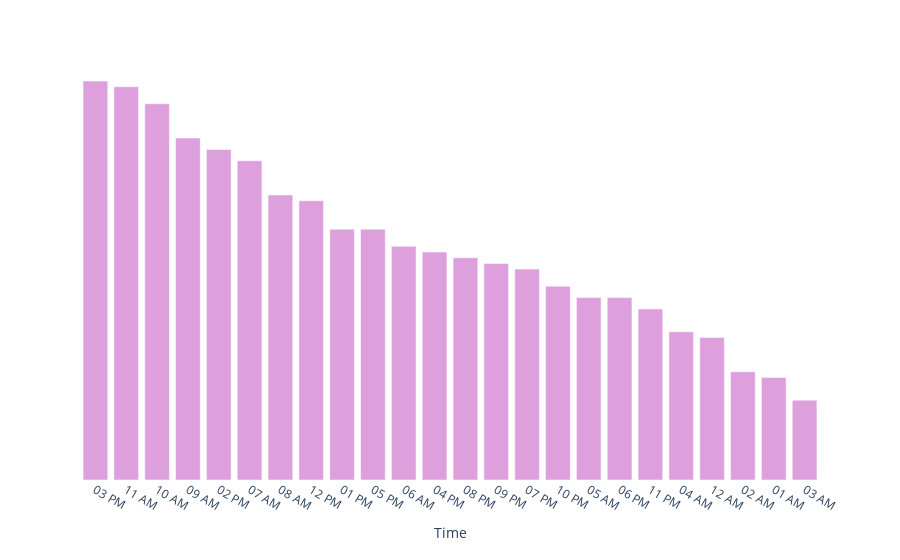

Write notebook code for a chart like this one.
### Code cell
fig2 = pd.DataFrame(rleaves['hour'].value_counts()).reset_index().rename(columns={'index': 'time', 'hour': 'count'})
fig = px.bar(fig2, x='time', y='count', template='plotly_white')
fig.update_yaxes(visible=False)
fig.update_xaxes(title_text='Time')
fig.update_traces(marker_color='plum')
fig.show()

### Figure 1 — Plotly figure (JSON) as saved in the notebook; plotly's stock layout.template omitted (floating-point values rounded to 4 significant figures)
{"data": [{"alignmentgroup": "True", "hovertemplate": "time=%{x}<br>count=%{y}<extra></extra>", "legendgroup": "", "marker": {"color": "plum"}, "name": "", "offsetgroup": "", "orientation": "v", "showlegend": false, "textposition": "auto", "type": "bar", "x": ["03 PM", "11 AM", "10 AM", "09 AM", "02 PM", "07 AM", "08 AM", "12 PM", "01 PM", "05 PM", "06 AM", "04 PM", "08 PM", "09 PM", "07 PM", "10 PM", "05 AM", "06 PM", "11 PM", "04 AM", "12 AM", "02 AM", "01 AM", "03 AM"], "xaxis": "x", "y": [70, 69, 66, 60, 58, 56, 50, 49, 44, 44, 41, 40, 39, 38, 37, 34, 32, 32, 30, 26, 25, 19, 18, 14], "yaxis": "y"}], "layout": {"autosize": true, "barmode": "relative", "legend": {"tracegroupgap": 0}, "margin": {"t": 60}, "xaxis": {"anchor": "y", "autorange": true, "domain": [0, 1], "range": [-0.5, 23.5], "title": {"text": "Time"}, "type": "category"}, "yaxis": {"anchor": "x", "autorange": true, "domain": [0, 1], "range": [0, 73.68], "title": {"text": "count"}, "type": "linear", "visible": false}}}
